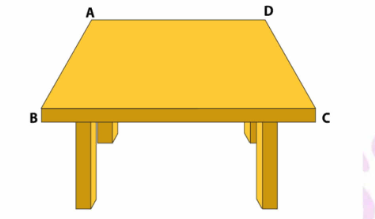
#> input picture canny_edge_detection_data/table.png, 375 x 219 px, found by its file name
$ jupyter execute canny_edge_detection.ipynb
#> lines starting #> are read from the running program, lines starting #| are printed output that depends on the picture; after the words box and inside, x2 and y2 are one past the last pixel; in counts of white or black regions, pixels touching at a corner belong together
[cell 1]
import matplotlib.pyplot as plt
import numpy as np
import math
import cv2

[cell 2]
def calculate_filter_size_gradient(filter_size, sigma):

    mask_half = np.round(np.sqrt(- math.log(filter_size) * 2 * sigma**2))
    #print(mask_half)

    y, x = np.meshgrid((-mask_half, mask_half+1), (-mask_half , mask_half+1))

    print(type(x))
    #print(y)
    #print('----')
    #print(x)
    exponential = np.exp(- (x**2 + y**2) / 2 * sigma**2)
    print(exponential)
    gx = -(x / sigma**2) * exponential
    #print(gx)
    Gx = np.round(gx*255)
    print(Gx)
    print('================================')
    gy = -(y / sigma**2) * exponential
    #print(gy)
    Gy = np.round(gy*255)
    print(Gy)

    return Gx, Gy

[cell 3]
def fx_fy_gradient(Gx, Gy, gray_image):
    x_range = abs(Gx.shape[1] - gray_image.shape[1])
    x_range
    y_range = abs(Gy.shape[0] - gray_image.shape[0])
    y_range

    fx = np.zeros((y_range, x_range))
    fy = np.zeros((y_range, x_range))

    for j in range(y_range):
        for i in range(x_range):
            fx[j,i] = np.sum(Gx* gray_image[j:Gx.shape[0]+j, i:Gx.shape[1]+i])


    for j in range(y_range):
        for i in range(x_range):
            fy[j,i] = np.sum(Gy* gray_image[j:Gy.shape[0]+j, i:Gy.shape[1]+i])

    return fx, fy

[cell 4]
def magnitude(fx, fy):
    #computing the gradient magnitude

    magnitude = np.sqrt(np.square(fx) + np.square(fy))
    magnitude = (magnitude/255)
    return magnitude

[cell 5]
def direction(fx, fy):
    #computing the gradient direction
    theta = np.arctan2(fy, fx)
    print(theta)
    angles = np.rad2deg(theta) + 180
    print(angles)

    return angles

[cell 6]
def quantization(magnitude, angles):
    quantized_magnitudes = np.zeros((magnitude.shape)) #creating an array equal to size of magnitude array

    for i in range(magnitude.shape[0]-1):
        for j in range(magnitude.shape[1]-1):
            if (0 <= angles[i,j] <=22.5) or (157.5 <= angles[i,j] <=202.5) or (337.5 <= angles[i,j] <=360):

                    quantized_magnitudes[i,j] = 0
            elif (22.5 <= angles[i,j] <= 67.5) or (202.5 <= angles[i,j] <= 247.5):

                    quantized_magnitudes[i,j] = 1

            elif (67.5 <= angles[i,j] <= 112.5) or (247.5 <= angles[i,j] <= 292.5):

                    quantized_magnitudes[i,j] = 2

            elif (112.5 <= angles[i,j] <= 157.5) or (292.5 <= angles[i,j] <= 337.5):

                    quantized_magnitudes[i,j] = 3

    return quantized_magnitudes


def colored_quantization(mat, magnitude):
    colored_magnitudes = np.zeros((magnitude.shape[0],magnitude.shape[1],3)) #creating an array equal to size of magnitude array

    for i in range(magnitude.shape[0]-1):
        for j in range(magnitude.shape[1]-1):
            if mat[i,j] == 0:
                if magnitude[i,j] != 0:
                        colored_magnitudes[i,j,0] = 100
                else:
                        colored_magnitudes[i,j,0] =0

            if mat[i,j] == 1:
                if magnitude[i,j] != 0:
                        colored_magnitudes[i,j,1] = 100
                else:
                        colored_magnitudes[i,j,1] =0

            if mat[i,j] == 2:
                if magnitude[i,j] != 0:
                        colored_magnitudes[i,j,2] = 100
                else:
                        colored_magnitudes[i,j,2] =0

            if mat[i,j] == 3:
                if magnitude[i,j] != 0:
                        colored_magnitudes[i,j,0] = 100
                        colored_magnitudes[i,j,1] = 100

                else:
                        colored_magnitudes[i,j,0] =0
                        colored_magnitudes[i,j,1] =0

    return colored_magnitudes

[cell 7]
def non_max_supression(magnitude, quantized_magnitudes):
    magnitudes = np.zeros((magnitude.shape))

    for i in range(magnitude.shape[0]-1):
        for j in range(magnitude.shape[1]-1):
            if quantized_magnitudes[i,j] == 0:
                if (magnitude[i,j] > magnitude[i, j-1]) and (magnitude[i,j] > magnitude[i, j+1]):
                    magnitudes[i,j] = magnitude[i,j]
            elif quantized_magnitudes[i,j] == 1:
                if (magnitude[i,j] > magnitude[i-1, j]) and (magnitude[i,j] > magnitude[i+1, j]):
                    magnitudes[i,j] = magnitude[i,j]

            elif quantized_magnitudes[i,j] == 2:
                if (magnitude[i,j] > magnitude[i, j-1]) and (magnitude[i,j] > magnitude[i, j+1]):
                    magnitudes[i,j] = magnitude[i,j]

            elif quantized_magnitudes[i,j] == 3:
                if (magnitude[i,j] > magnitude[i-1, j]) and (magnitude[i,j] > magnitude[i+1, j]):
                    magnitudes[i,j] = magnitude[i,j]

    return magnitudes

[cell 8]
#hysteresis thresholding
def hysteresis_thresholding(th, tl, non_max_M):
    for i in range(non_max_M.shape[0]-1):
        for j in range(non_max_M.shape[1]-1):
            if non_max_M[i,j] < tl:
                non_max_M[i,j] = 0
            elif non_max_M[i,j] >= th:
                non_max_M[i,j] = non_max_M[i,j]

    return non_max_M

def inbetween_values_check(M):
        for i in range(M.shape[0]-1):
            for j in range(M.shape[1]-1):
                if M[i,j] > 0 and M[i,j-1] > 0 or M[i,j+1] > 0:
                    M[i,j] = M[i,j]
                else:
                    M[i,j] = 0

        return M


a = np.array(range(20)).reshape(5,4)
print(a)
print('-------------------------')
M = hysteresis_thresholding(18, 6, a)
print(M)
print('==================')

f = inbetween_values_check(M)
print(f)

## Calling the functions

[cell 9]
path = 'table.png'
img = cv2.imread(path)
#> img is the input picture: shape (219, 375, 3); mean B, G, R 181.3, 229.2, 246.5

print(img.shape)
#| (219, 375, 3)
gray_image = cv2.cvtColor(img, cv2.COLOR_BGR2GRAY)
print(gray_image.shape)
#| (219, 375)
plt.imshow(gray_image)

[cell 10]
sigma = 0.5
size = 0.4#this one for sigma 1
#size = 0.3#for sigma 0.5
Gx, Gy = calculate_filter_size_gradient(0.3, sigma)

[cell 11]
fx, fy = fx_fy_gradient(Gx, Gy, gray_image)
#> after the loop in fx_fy_gradient, `for j in range(y_range):`:
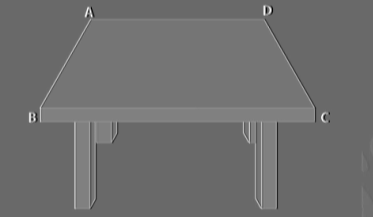
#> fy: shape (217, 373) float64; min -368384, max 211706, mean -114773.7; drawn with min black and max white
plt.imshow(fx)
cv2.imwrite('image/'+str(path)+'_fx'+str(sigma)+'.jpg', fx)
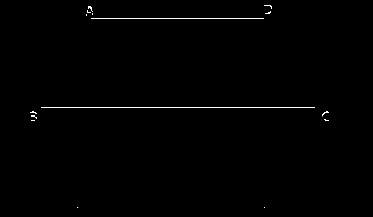
#> saved as table.png_fx0.5.jpg: shape (217, 373); min 0, max 255, mean 1.7
#> Out = True

[cell 12]
plt.imshow(fy)
cv2.imwrite('image/'+str(path)+'_fy'+str(sigma)+'.jpg', fy)
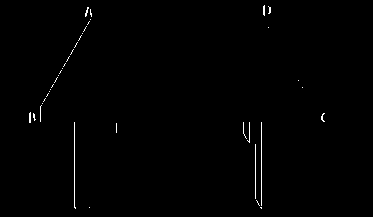
#> saved as table.png_fy0.5.jpg: shape (217, 373); min 0, max 255, mean 1.5
#> Out = True

Calling the magnitude function

[cell 13]
magnitude = magnitude(fx, fy)
#> in magnitude, `magnitude = np.sqrt(np.square(fx) + np.square(fy))`:
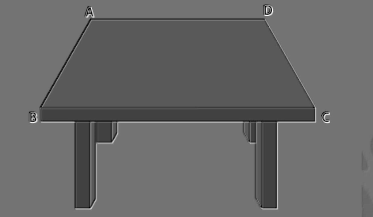
#> magnitude: shape (217, 373) float64; min 10777.5, max 383539.6, mean 163859.2; drawn with min black and max white
plt.imshow(magnitude)
cv2.imwrite('image/'+str(path)+'_magnitude_'+str(sigma)+'.jpg', magnitude)
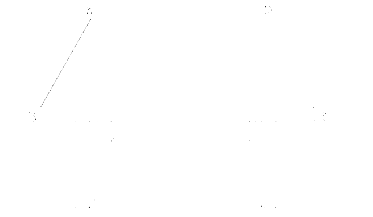
#> saved as table.png_magnitude_0.5.jpg: shape (217, 373); min 42, max 255, mean 254.9
#> Out = True

[cell 14]
angles = direction(fx, fy)
#> in direction, `theta = np.arctan2(fy, fx)`:
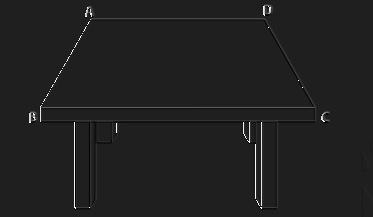
#> theta: shape (217, 373) float64; min -3.14, max 3.14, mean -2.32; drawn with min black and max white
#> (printed output is left out)
#> (printed output is left out)

[cell 15]
quantized_magnitude = quantization(magnitude, angles)
#> after the loop in quantization, `for i in range(magnitude.shape[0]-1):`:
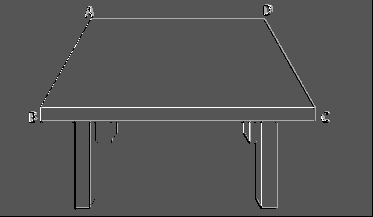
#> quantized_magnitudes: shape (217, 373) float64; min 0, max 3, mean 1.01; drawn with min black and max white
plt.imshow(quantized_magnitude)

colored = colored_quantization(quantized_magnitude, magnitude)
#> after the loop in colored_quantization, `for i in range(magnitude.shape[0]-1):`:
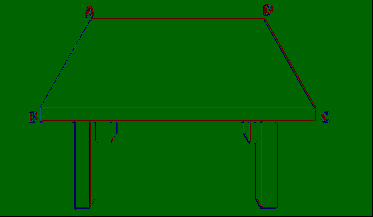
#> colored_magnitudes: shape (217, 373, 3) float64; mean of channels 0, 1, 2 1.4, 97.2, 1.2; drawn as B, G, R
cv2.imwrite('image/'+str(path)+'_quantized_'+str(sigma)+'.jpg', colored)
#> Out = True

[cell 16]
magnitudes = non_max_supression(magnitude, quantized_magnitude)
plt.imshow(magnitudes)

[cell 17]
#th, tl = 400, 200 #for sigma 0.5
#th, tl = 1, 0.5#for sigma 1
th, tl = .25, 0.12
M = hysteresis_thresholding(th, tl, magnitudes)
plt.imshow(M)

[cell 18]
print(M)
#> (printed output is left out)

[cell 19]
f = inbetween_values_check(M)
#> after the loop in inbetween_values_check (call 2), `for i in range(M.shape[0]-1):`:
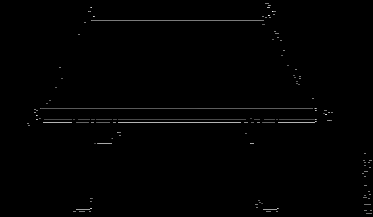
#> M: shape (217, 373) float64; min 0, max 1466.1, mean 10.1; drawn with min black and max white
plt.imshow(f)
cv2.imwrite('image/'+str(path)+'_hysteresis_Th'+str(th)+'_Tl'+str(tl)+'_'+str(sigma)+'.jpg', f)
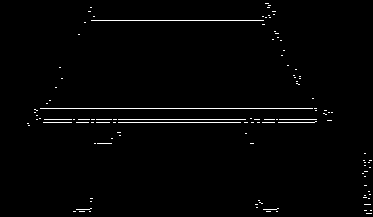
#> saved as table.png_hysteresis_Th0.25_Tl0.12_0.5.jpg: shape (217, 373); 1.5% white in thin lines or dots, all inside (x1, y1, x2, y2) = (27, 3, 372, 214)
#> Out = True
